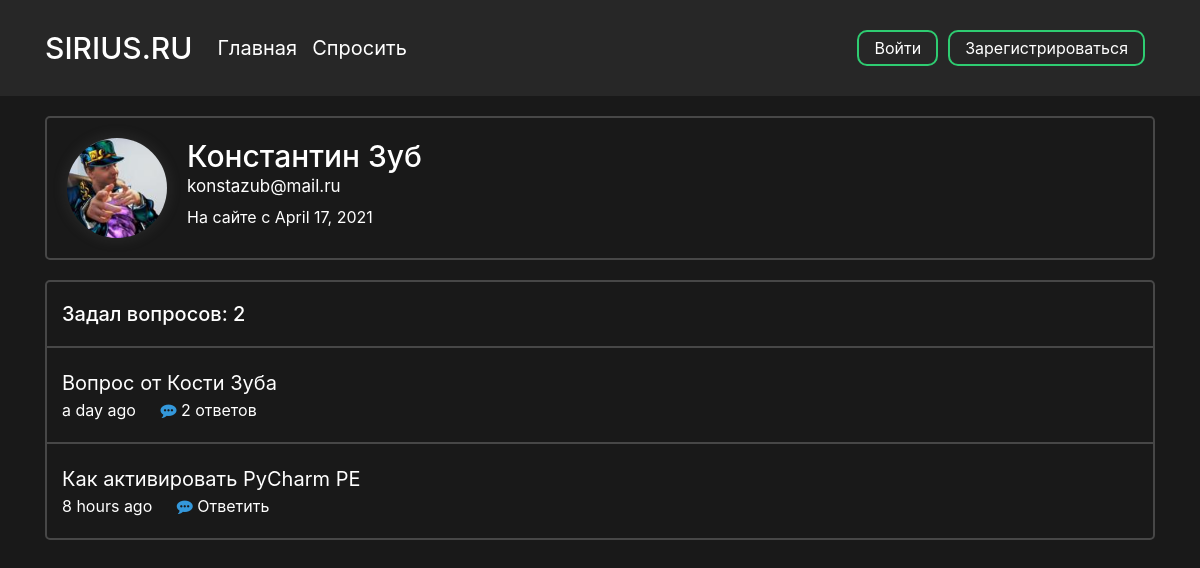
The page /profile/3 on the database its author committed.
### data/users.py (models this page shows, shortened)
class User(SqlAlchemyBase, UserMixin):
    __tablename__ = 'users'
    id = sqlalchemy.Column(sqlalchemy.Integer,
                           primary_key=True, autoincrement=True)
    surname = sqlalchemy.Column(sqlalchemy.String, nullable=True)
    name = sqlalchemy.Column(sqlalchemy.String, nullable=True)
    image_file = sqlalchemy.Column(sqlalchemy.String, nullable=False, default='default.jpg')
    age = sqlalchemy.Column(sqlalchemy.Integer, nullable=True)
    country = sqlalchemy.Column(sqlalchemy.String, nullable=True)
    city = sqlalchemy.Column(sqlalchemy.String, nullable=True)
    email = sqlalchemy.Column(sqlalchemy.String,
                              index=True, unique=True, nullable=True)
    hashed_password = sqlalchemy.Column(sqlalchemy.String, nullable=True)
    registration_date = sqlalchemy.Column(sqlalchemy.DateTime,
                                      default=datetime.datetime.utcnow)
    def get_questions(self):
        from .db_session import create_session
        from .questions import Question
        db_sess = create_session()
        questions = db_sess.query(Question).filter(Question.user_id == self.id).all()
        return questions

### data/questions.py (models this page shows)
class Question(SqlAlchemyBase):
    __tablename__ = 'questions'
    id = sqlalchemy.Column(sqlalchemy.Integer,
                           primary_key=True, autoincrement=True)
    title = sqlalchemy.Column(sqlalchemy.String)
    text = sqlalchemy.Column(sqlalchemy.String)
    user_id = sqlalchemy.Column(sqlalchemy.Integer,
                                sqlalchemy.ForeignKey("users.id"))
    user = orm.relation('User')
    created_date = sqlalchemy.Column(sqlalchemy.DateTime,
                                      default=datetime.datetime.utcnow)
    def get_answers(self):
        from data import db_session
        db_sess = db_session.create_session()
        answers= db_sess.query(Answer).filter(Answer.question_id == self.id).all()
        return answers

### main.py (the view, shortened to what this page needs)
@app.route("/profile/<int:profile_id>", methods=["GET", "POST"])
def profile_page(profile_id):
    form = UpdateProfileForm()
    db_sess = db_session.create_session()
    return render_template("profile.html", user=load_user(profile_id), form=form)

### data/db_session.py (called while the page is built)
def create_session() -> Session:
    global __factory
    return __factory()

### main.py (called while the page is built)
@manager.user_loader
def load_user(user_id):
    db_sess = db_session.create_session()
    user = db_sess.query(User).filter(User.id == user_id).first()
    return user

### templates/profile.html (shortened to what this page needs)
<head>
    <link rel="stylesheet" type="text/css" href="{{ url_for('static', filename='css/profile.css')}}">
</head>
{% extends "base.html" %}
{% block content %}
<div class="profile-block">
        <div class="profile-info">
            <img src="{{ url_for('static', filename='images/profile_pics/' + user.image_file) }}" alt="" class="profile_picture">
            <div class="info">
                <h3 class="name">{{ user.name }} {{ user.surname}}</h3>
                <p class="email">{{ user.email }}</p>
                <p class="registration-date">На сайте с {{ moment(user.registration_date).format('LL') }}</p>
            </div>
        </div>
    </div>
<div class="user-questions">
    {% set questions = user.get_questions() %}
    <div class="question-count-wrapper">
        <div class="question-count">
            <h5 class="counter">Задал вопросов: {{ questions|length }}</h5>
        </div>
    </div>
    <div class="questions">
        {% for item in questions %}
            <div class="question-block-wrapper">
                <div class="question-block">
                    <p class="question-title"><a href="{{ url_for('question_page', question_id = item.id) }}">{{ item.title }}</a></p>
                    <p class="created_time">{{ moment(item.created_date).fromNow(refresh=True) }}</p>
                    <p class="answers">
                        {% set answer_count = item.get_answers()|length %}
                        {% if answer_count == 0 %}
                        <a href="{{ url_for('question_page', question_id = item.id) }}#text">
                            <i class="fa fa-commenting answer-icon" aria-hidden="true"></i>
                            Ответить
                        </a>
                        {% else %}
                        <a href="{{ url_for('question_page', question_id = item.id) }}">
                            <i class="fa fa-commenting answer-icon" aria-hidden="true"></i>
                            {{ item.get_answers()|length }} ответов
                        </a>
                        {% endif %}
                    </p>
                </div>
            </div>
        {% endfor %}
    </div>
</div>
{% endblock %}

### static/css/profile.css (style rules this page uses)
.profile-block, .user-questions { border: 2px solid rgba(255, 255, 255, 0.2); border-radius: 5px; -webkit-background-clip: padding-box; background-clip: padding-box; }
.profile-block { margin-bottom: 20px; }
.profile-info { padding: 20px; display: flex; align-items: flex-start; position: relative; }
.profile_picture { width: 100px; border-radius: 50%; margin-right: 20px; -webkit-box-shadow: 0px 0px 15px 0px rgba(150, 150, 150, 0.17); -moz-box-shadow: 0px 0px 15px 0px rgba(150, 150, 150, 0.17); box-shadow: 0px 0px 15px 0px rgba(150, 150, 150, 0.17); }
.info { display: inline-flex; flex-flow: column; }
.name { font-size: 30px; display: inline; margin: 0; }
.email { font-size: 17px; display: inline; margin-bottom: 5px; }
.user-questions { margin-bottom: 15px; }
.question-count { padding: 20px 15px; }
.counter { margin: 0; }
.question-block-wrapper:after, .question-block-wrapper:first-child:before { content: ''; display: block; height: 2px; background: rgba(255, 255, 255, 0.2); margin: 0px }
.question-block-wrapper:last-child:after { content: none; }
.question-block { padding: 20px 15px; }
.question-title { font-size: 20px; }
.created_time { display: inline; margin-right: 20px }
.answers { display: inline; }
.answer-icon { color: #3498db; }

### static/css/base.css (style rules this page uses)
html { color: #ffffff }
body { background-color: #191919 !important; color: #ffffff; overflow-y: scroll; }
a { color: #ffffff; }
p { margin: 0px; }

### rows shown on the page
User: image_file (picture), name "Константин", surname "Зуб", email "konstazub@mail.ru", registration_date "April 17, 2021"
Question: title "Вопрос от Кости Зуба", created_date "a day ago", get_answers|length "2"
Question: title "Как активировать PyCharm PE", created_date "8 hours ago"

### other values the page prints
{{ questions|length }} "2"
